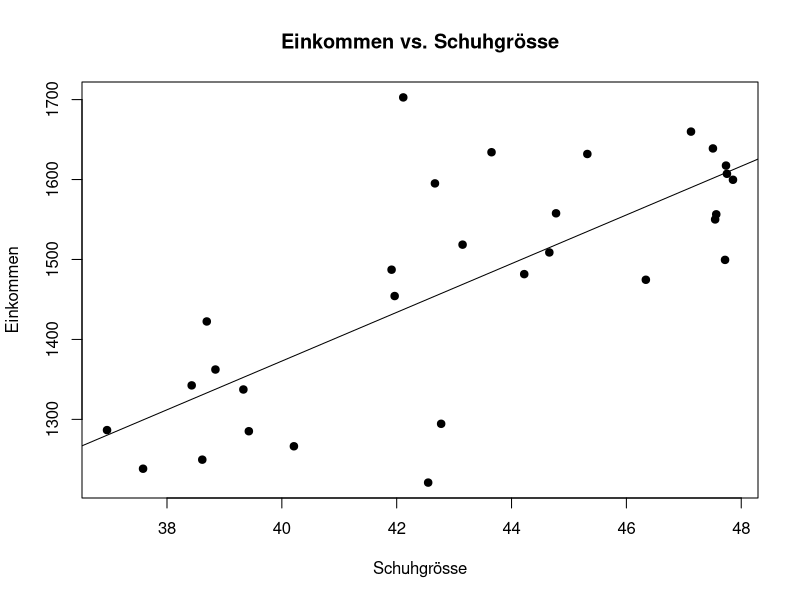
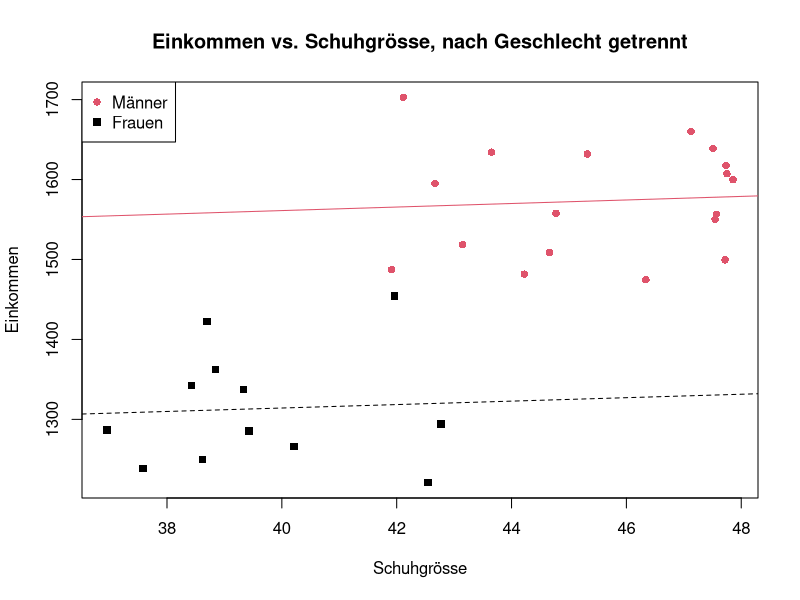

The R source for these figures, in order: (Note: this script raises an error after producing the figures.)
## ---- chunk 1
set.seed(20140921)

n <- 30

geschlecht <- sample(0:1, n, replace=TRUE)
male <- geschlecht==1
female <- geschlecht==0

shoesize<- runif(n, min=36, max=43) + geschlecht*5
income <- rnorm(n, mean=1300, sd=100) + geschlecht*286  # 22% mehr

plot(shoesize, income, pch=19, col=1, xlab="Schuhgrösse", ylab="Einkommen", main="Einkommen vs. Schuhgrösse")
abline(lm(income~shoesize), col=1)
## ---- chunk 2
plot(shoesize, income, col=geschlecht+1, pch=geschlecht+15, main="Einkommen vs. Schuhgrösse, nach Geschlecht getrennt", xlab="Schuhgrösse", ylab="Einkommen")
legend("topleft", legend=c("Männer", "Frauen"), col=c(2,1), pch=c(16, 15))
abline(lm(income[male] ~ shoesize[male]), col=2)
abline(lm(income[female] ~ shoesize[female]), col=1, lty=2)
## ---- chunk 3
knitr::include_graphics("img/pictures/chocolate_nobel.jpg")
